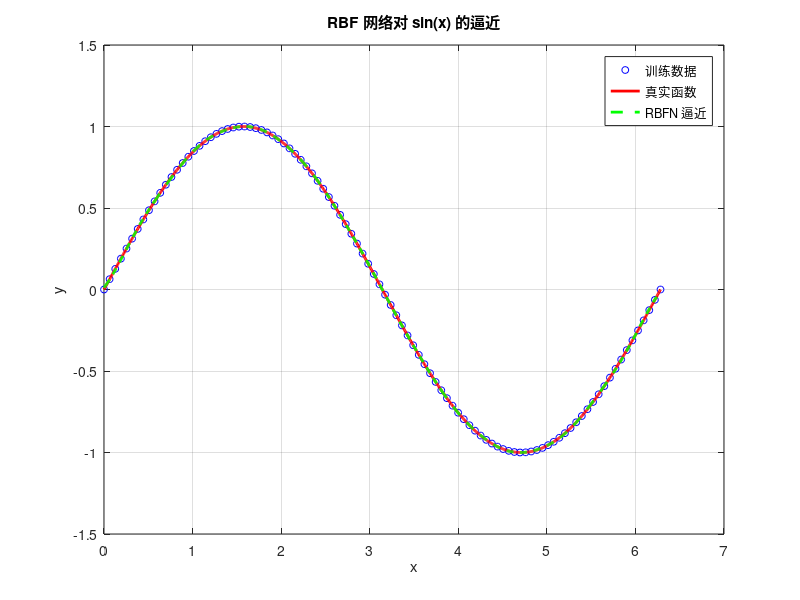

This chart was generated by the following MATLAB code:
%RBFN简单实现

% 清除工作空间并关闭所有图形
clear; clc; close all;

% Step 1: 生成训练数据
f = @(x) sin(x); %待逼近的函数

% 生成 N 个均匀分布在 [0, 2π] 上的训练样本
N = 100;                          % 训练样本数
x_train = linspace(0, 2*pi, N)';  % 列向量
y_train = f(x_train);             % 计算对应的输出

% 设置隐藏层节点（RBF 神经元）数目
M = 20;
% 选择 RBF 的中心（μ_i），均匀分布在输入空间 [0, 2π] 上
centers = linspace(0, 2*pi, M)';  % 列向量

% 设置高斯函数的宽度（σ）
% 为简单起见，这里所有的 RBF 使用相同的 σ
% σ 通常可以设置为中心间距的倍数
d_max = max(centers(2:end) - centers(1:end-1));  
sigma = d_max;

% 初始化隐藏层输出矩阵 H，尺寸为 [M x N]
H = zeros(M, N);

% 计算每个 RBF 神经元对每个训练样本的响应
for i = 1:M
    % 计算第 i 个 RBF 神经元对所有训练样本的响应
    H(i, :) = exp(-((x_train' - centers(i)).^2) / (2 * sigma^2));
    % x_train' 将列向量转置为行向量，便于与标量 centers(i) 相减
end

% 使用线性最小二乘法求解输出层权重向量 w
% 目标是最小化 E = || H^T * w - y_train ||^2
% 求解正规方程：w = (H * H^T)^{-1} * H * y_train
w = (H * H') \ (H * y_train);

% 生成测试数据（用于绘制逼近曲线）
x_test = linspace(0, 2*pi, 1000)';  % 测试样本数可以设为较大值
y_test = f(x_test);  % 计算真实函数值

% 计算隐藏层在测试数据上的输出
H_test = zeros(M, length(x_test));  % 初始化
for i = 1:M
    H_test(i, :) = exp(-((x_test' - centers(i)).^2) / (2 * sigma^2));
end

% 计算 RBFN 在测试数据上的输出
y_pred = (w' * H_test)';  % w' * H_test 的结果是行向量，转置为列向量

figure;
% 绘制训练数据点
plot(x_train, y_train, 'bo', 'MarkerSize', 5, 'DisplayName', '训练数据');
hold on;

% 绘制真实函数曲线
plot(x_test, y_test, 'r-', 'LineWidth', 2, 'DisplayName', '真实函数');

% 绘制 RBFN 的逼近曲线
plot(x_test, y_pred, 'g--', 'LineWidth', 2, 'DisplayName', 'RBFN 逼近');

% 图形美化
legend('show');
xlabel('x');
ylabel('y');
title('RBF 网络对 sin(x) 的逼近');
grid on;
hold off;

% 计算训练数据上的预测输出
y_train_pred = (w' * H)';  % H 为 [M x N]，w' 为 [1 x M]

% 计算训练误差 MSE
mse_train = mean((y_train - y_train_pred).^2);
fprintf('训练集上的均方误差（MSE）：%.6f\n', mse_train);

% 计算测试误差 MSE
mse_test = mean((y_test - y_pred).^2);
fprintf('测试集上的均方误差（MSE）：%.6f\n', mse_test);
